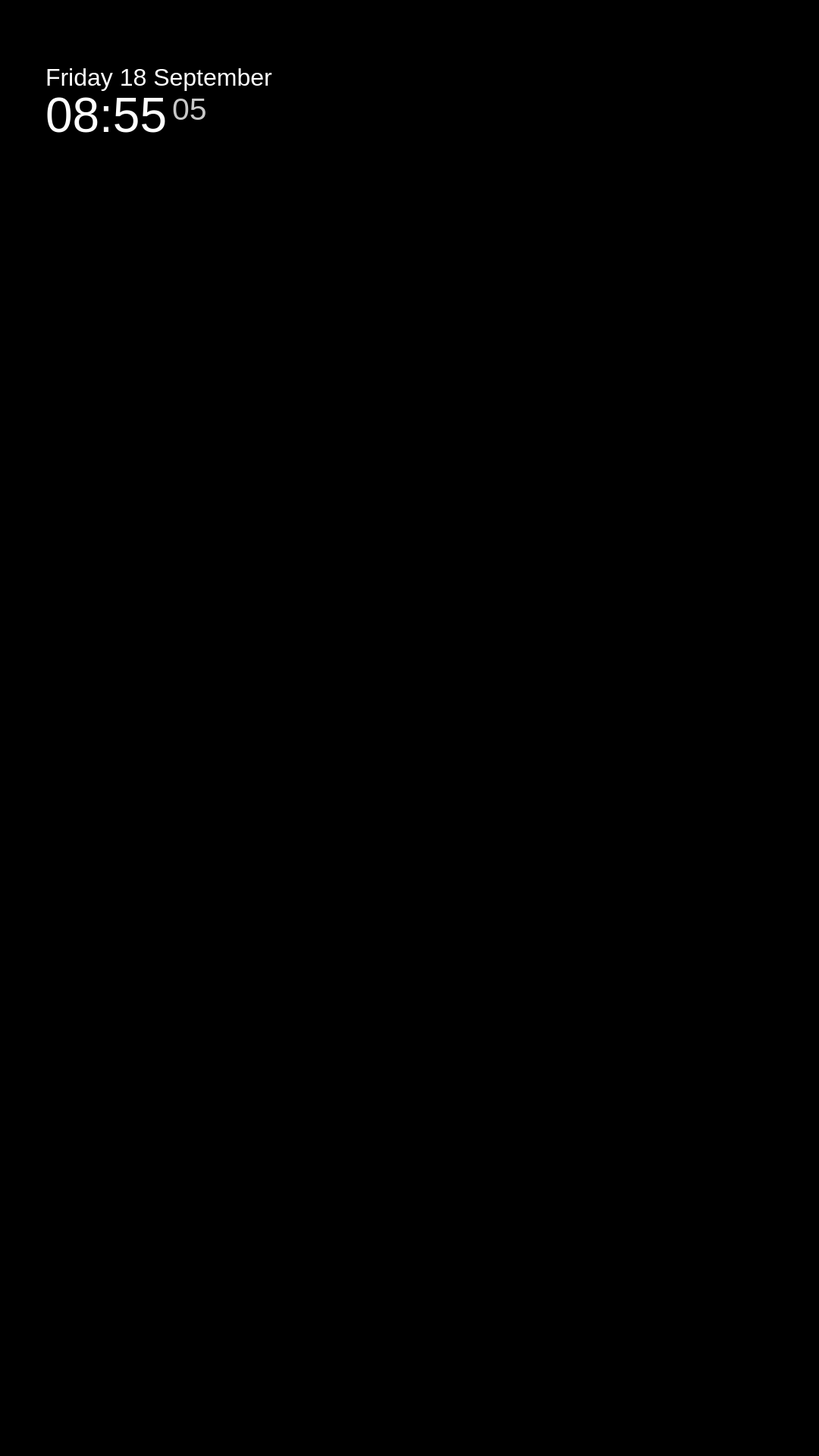
<?xml version="1.0" encoding="UTF-8"?>
<ui version="4.0">
 <class>Dialog</class>
 <widget class="QDialog" name="Dialog">
  <property name="geometry">
   <rect>
    <x>0</x>
    <y>0</y>
    <width>1080</width>
    <height>1920</height>
   </rect>
  </property>
  <property name="windowTitle">
   <string>Dialog</string>
  </property>
  <property name="styleSheet">
   <string notr="true">
background-color:black
</string>
  </property>
  <widget class="QLabel" name="label">
   <property name="geometry">
    <rect>
     <x>60</x>
     <y>121</y>
     <width>311</width>
     <height>61</height>
    </rect>
   </property>
   <property name="font">
    <font>
     <pointsize>48</pointsize>
    </font>
   </property>
   <property name="styleSheet">
    <string notr="true">color:white</string>
   </property>
   <property name="text">
    <string>08:55</string>
   </property>
  </widget>
  <widget class="QLabel" name="label_2">
   <property name="geometry">
    <rect>
     <x>227</x>
     <y>118</y>
     <width>121</width>
     <height>50</height>
    </rect>
   </property>
   <property name="font">
    <font>
     <pointsize>31</pointsize>
    </font>
   </property>
   <property name="styleSheet">
    <string notr="true">color:#c9c9c9</string>
   </property>
   <property name="text">
    <string>05</string>
   </property>
  </widget>
  <widget class="QLabel" name="label_3">
   <property name="geometry">
    <rect>
     <x>60</x>
     <y>76</y>
     <width>351</width>
     <height>51</height>
    </rect>
   </property>
   <property name="font">
    <font>
     <pointsize>24</pointsize>
    </font>
   </property>
   <property name="styleSheet">
    <string notr="true">color:white
</string>
   </property>
   <property name="text">
    <string>Friday 18 September</string>
   </property>
  </widget>
 </widget>
 <resources/>
 <connections/>
</ui>
